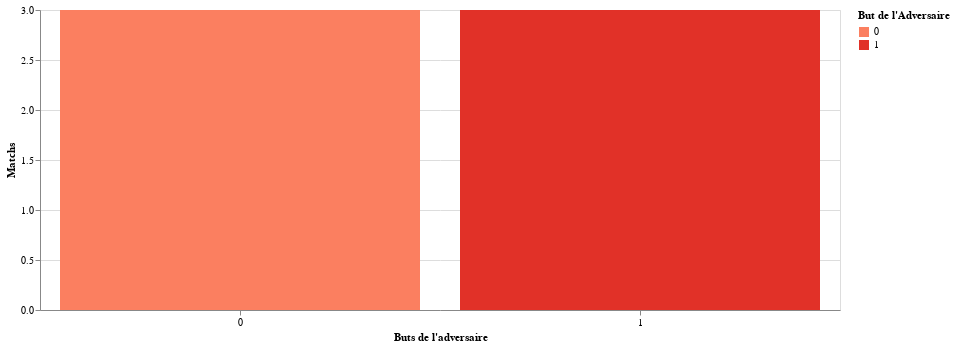

Notebook source saved alongside this figure:
### Code cell
alt.Chart(matchs_saison[["Buts_Adversaire"]]).mark_bar().encode(
    x=alt.X("Buts_Adversaire:O", title="Buts de l'adversaire", axis=alt.Axis(labelAngle=0)),
    y=alt.Y("count():Q", title="Matchs"),
    color=alt.Color("Buts_Adversaire:O", scale=alt.Scale(scheme="reds"), title='But de l\'Adversaire'),
    tooltip=[alt.Tooltip("Buts_Adversaire:O", title="Buts de l'Adversaire"), alt.Tooltip("count():Q", title="Nb Matches")]
).properties(
    width=DEFAULT_WIDTH
)

### Figure 1 — Vega-Lite specification as saved in the notebook (floating-point values rounded to 4 significant figures)
{"config": {"view": {"continuousWidth": 400, "continuousHeight": 300}}, "data": {"name": "data-ad62f103ad9991a008c5bb588df74925"}, "mark": "bar", "encoding": {"color": {"field": "Buts_Adversaire", "scale": {"scheme": "reds"}, "title": "But de l'Adversaire", "type": "ordinal"}, "tooltip": [{"field": "Buts_Adversaire", "title": "Buts de l'Adversaire", "type": "ordinal"}, {"aggregate": "count", "title": "Nb Matches", "type": "quantitative"}], "x": {"axis": {"labelAngle": 0}, "field": "Buts_Adversaire", "title": "Buts de l'adversaire", "type": "ordinal"}, "y": {"aggregate": "count", "title": "Matchs", "type": "quantitative"}}, "width": 800, "$schema": "https://vega.github.io/schema/vega-lite/v4.17.0.json", "datasets": {"data-ad62f103ad9991a008c5bb588df74925": [{"Buts_Adversaire": 1}, {"Buts_Adversaire": 1}, {"Buts_Adversaire": 0}, {"Buts_Adversaire": 0}, {"Buts_Adversaire": 0}, {"Buts_Adversaire": 1}]}}
